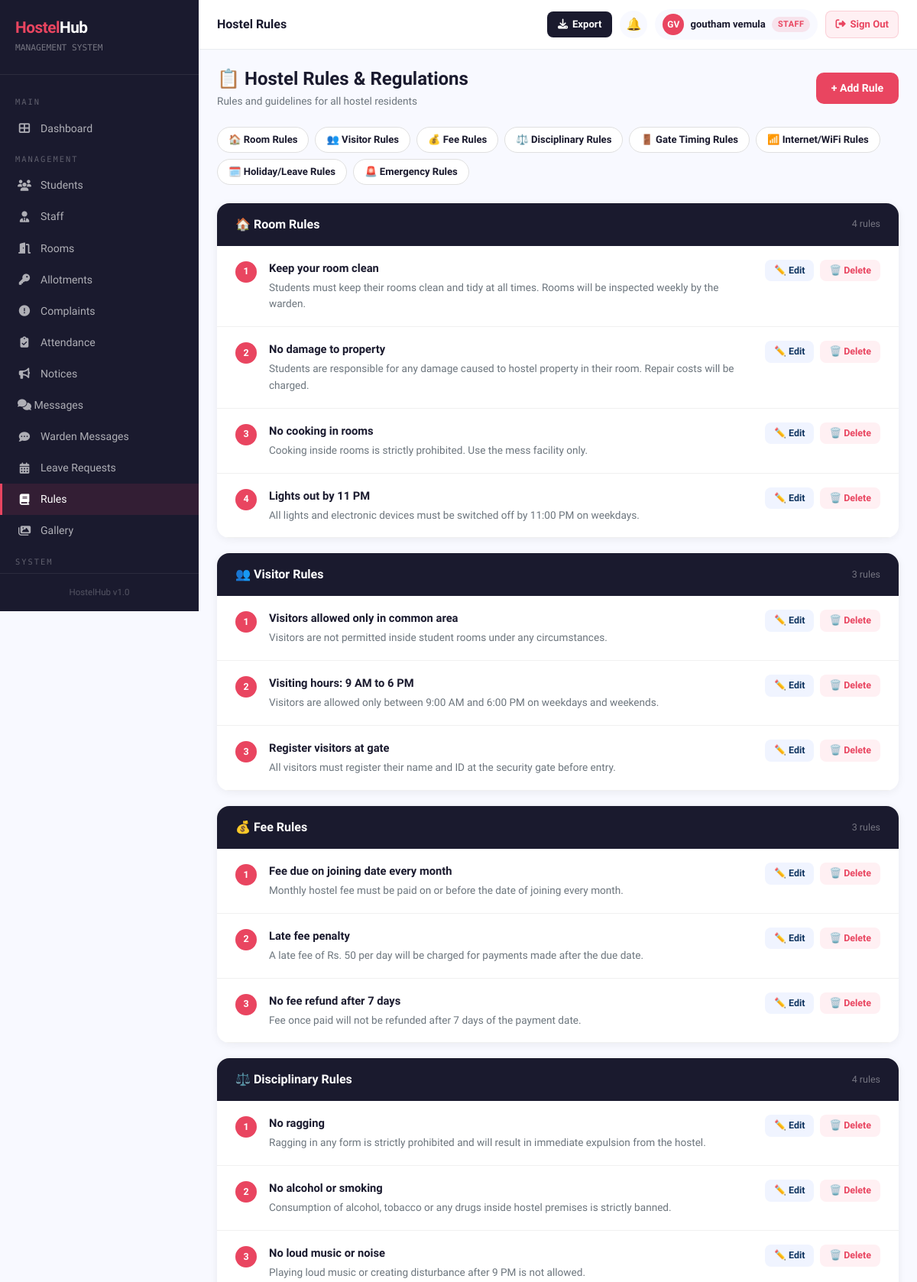
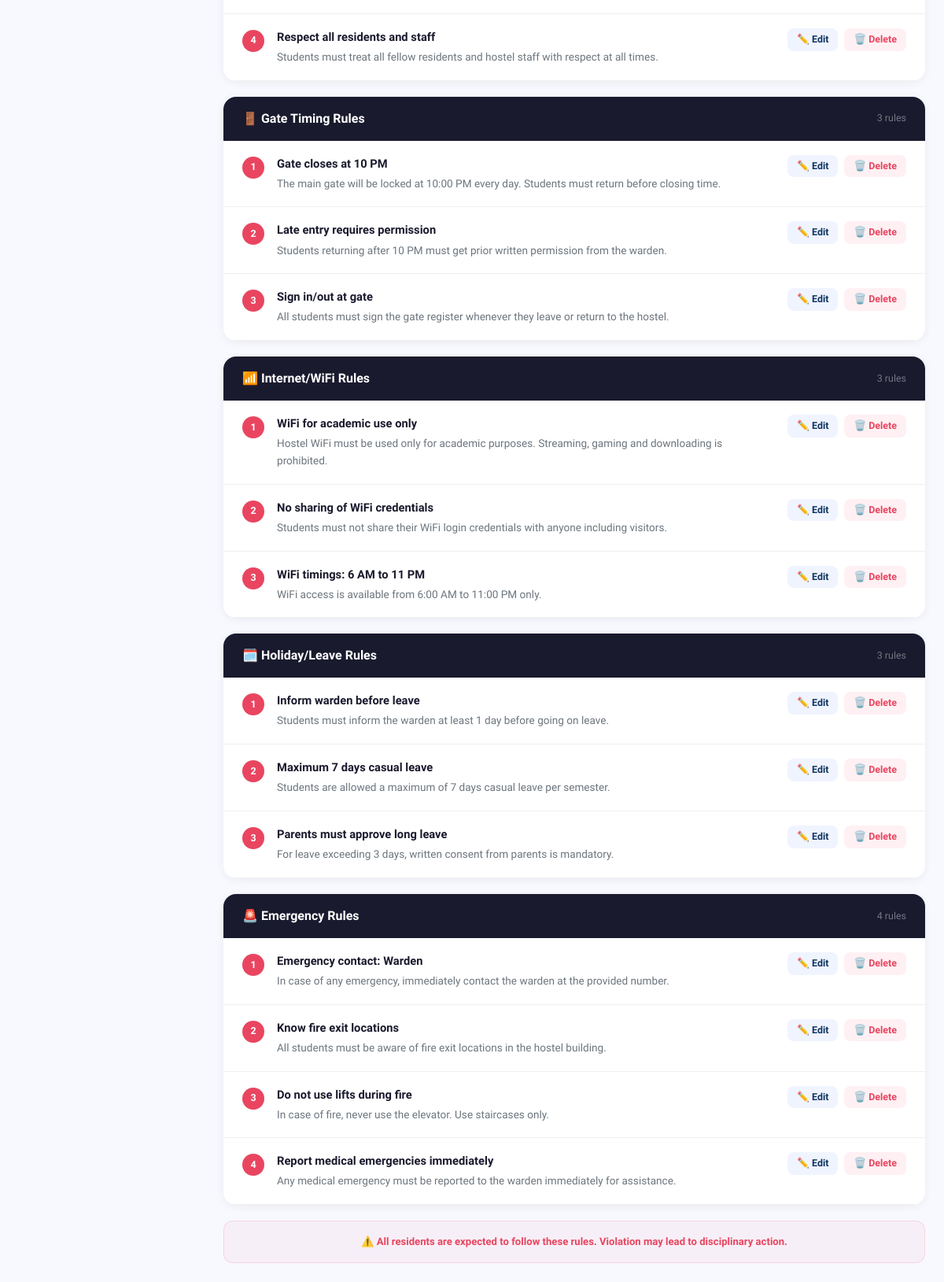
Screenshot of /rules/ (signed in) with the database file from the repository (2 pictures, top to bottom).
### hostelapp/models.py (models this page shows, shortened)
class HostelRule(models.Model):
    CATEGORY_CHOICES = [
        ('room',         'Room Rules'),
        ('visitor',      'Visitor Rules'),
        ('fee',          'Fee Rules'),
        ('disciplinary', 'Disciplinary Rules'),
        ('gate',         'Gate Timing Rules'),
        ('wifi',         'Internet/WiFi Rules'),
        ('leave',        'Holiday/Leave Rules'),
        ('emergency',    'Emergency Rules'),
    ]
    category    = models.CharField(max_length=20, choices=CATEGORY_CHOICES)
    title       = models.CharField(max_length=200)
    description = models.TextField()
    order       = models.PositiveIntegerField(default=0)
    is_active   = models.BooleanField(default=True)
    created_at  = models.DateTimeField(auto_now_add=True)
    updated_at  = models.DateTimeField(auto_now=True)
    class Meta:
        ordering = ['category', 'order', 'created_at']

### hostelapp/views.py (the view)
# urls.py: path('rules/', views.rules_list, name='rules_list'),
@login_required
def rules_list(request):
    rules = HostelRule.objects.filter(is_active=True)
    grouped = {}
    for cat, label, icon in RULE_CATEGORIES:
        cat_rules = rules.filter(category=cat)
        if cat_rules.exists() or is_admin(request.user):
            grouped[cat] = {
                'label': label,
                'icon':  icon,
                'rules': cat_rules,
            }
    return render(request, 'hostelapp/rules_list.html', {
        'grouped':    grouped,
        'is_admin':   is_admin(request.user),
        'categories': RULE_CATEGORIES,
    })

### hostelapp/context_processors.py (called while the page is built, shortened)
def unread_notices(request):
    if not request.user.is_authenticated:
        return {'unread_notice_count': 0}
    if request.user.is_staff or request.user.is_superuser:
        return {'unread_notice_count': 0}

### hostelapp/views.py (called while the page is built, shortened)
def is_admin(user):
    if user.is_superuser or user.is_staff:
        return True

### hostelapp/templates/hostelapp/rules_list.html (shortened to what this page needs)
{% extends 'hostelapp/base.html' %}
{% block page_title %}Hostel Rules
{% endblock %}
{% block content %}
<div style="display:flex;justify-content:space-between;align-items:center;margin-bottom:24px;flex-wrap:wrap;gap:12px;">
    <div>
        <h4 style="font-weight:800;color:#1a1a2e;margin:0;">📋 Hostel Rules & Regulations</h4>
        <p style="color:#6c757d;font-size:0.85rem;margin:4px 0 0;">Rules and guidelines for all hostel residents</p>
    </div>
    {% if is_admin %}
    <a href="{% url 'rule_add' %}"
       style="background:#e94560;color:#fff;padding:10px 20px;border-radius:10px;text-decoration:none;font-weight:700;font-size:0.88rem;">
        + Add Rule
    </a>
    {% endif %}
</div>
<div style="display:flex;flex-wrap:wrap;gap:8px;margin-bottom:24px;">
    {% for cat, label, icon in categories %}
    <a href="#{{ cat }}"
       style="background:#fff;border:1.5px solid #e0e0e0;border-radius:20px;padding:6px 14px;
              text-decoration:none;font-size:0.82rem;font-weight:600;color:#1a1a2e;
              transition:all 0.2s;"
       onmouseover="this.style.borderColor='#e94560';this.style.color='#e94560';"
       onmouseout="this.style.borderColor='#e0e0e0';this.style.color='#1a1a2e';">
        {{ icon }} {{ label }}
    </a>
    {% endfor %}
</div>
{% for cat, data in grouped.items %}
<div id="{{ cat }}" style="background:#fff;border-radius:16px;box-shadow:0 2px 12px rgba(0,0,0,0.06);overflow:hidden;margin-bottom:20px;">
    <div style="background:#1a1a2e;padding:16px 24px;display:flex;justify-content:space-between;align-items:center;">
        <span style="color:#fff;font-weight:700;font-size:1rem;">{{ data.icon }} {{ data.label }}</span>
        <span style="color:rgba(255,255,255,0.4);font-size:0.78rem;">{{ data.rules|length }} rule{{ data.rules|length|pluralize }}</span>
    </div>
    {% for rule in data.rules %}
    <div style="padding:18px 24px;border-bottom:1px solid #f0f0f0;display:flex;gap:16px;align-items:flex-start;">
        <div style="width:28px;height:28px;border-radius:50%;background:#e94560;color:#fff;
                    display:flex;align-items:center;justify-content:center;font-size:0.78rem;
                    font-weight:700;flex-shrink:0;margin-top:2px;">
            {{ forloop.counter }}
        </div>
        <div style="flex:1;">
            <div style="font-weight:700;color:#1a1a2e;font-size:0.92rem;margin-bottom:4px;">{{ rule.title }}</div>
            <div style="color:#6c757d;font-size:0.85rem;line-height:1.6;">{{ rule.description }}</div>
        </div>
        {% if is_admin %}
        <div style="display:flex;gap:8px;flex-shrink:0;">
            <a href="{% url 'rule_edit' rule.pk %}"
               style="background:#f0f4ff;color:#0f3460;padding:5px 12px;border-radius:8px;
                      font-size:0.78rem;font-weight:600;text-decoration:none;">✏️ Edit</a>
            <form method="post" action="{% url 'rule_delete' rule.pk %}"
                  onsubmit="return confirm('Delete this rule?')" style="display:inline;">
                <button type="submit"
                    style="background:#fff0f3;color:#e94560;border:none;padding:5px 12px;
                           border-radius:8px;font-size:0.78rem;font-weight:600;cursor:pointer;">
                    🗑️ Delete
                </button>
            </form>
        </div>
        {% endif %}
    </div>
    {% endfor %}
</div>
{% endfor %}
<div style="background:rgba(233,69,96,0.05);border:1px solid rgba(233,69,96,0.15);border-radius:12px;padding:16px 20px;text-align:center;margin-top:8px;">
    <p style="color:#e94560;font-size:0.82rem;font-weight:600;margin:0;">
        ⚠️ All residents are expected to follow these rules. Violation may lead to disciplinary action.
    </p>
</div>
{% endblock %}

### hostelapp/templates/hostelapp/base.html (shortened to what this page needs)
<!DOCTYPE html>
<html lang="en">
<head>
    <link href="https://cdn.jsdelivr.net/npm/bootstrap@5.3.0/dist/css/bootstrap.min.css" rel="stylesheet">
    <link href="https://cdnjs.cloudflare.com/ajax/libs/font-awesome/6.4.0/css/all.min.css" rel="stylesheet">
</head>
<body>
{% if user.is_authenticated %}
<div class="sidebar" id="sidebar">
    <div class="sidebar-brand">
        <h4><span>Hostel</span>Hub</h4>
        <small>MANAGEMENT SYSTEM</small>
    </div>
    <nav class="sidebar-nav">
        <div class="nav-section-label">Main</div>
        <a href="{% url 'dashboard' %}" class="{% if request.resolver_match.url_name == 'dashboard' %}active{% endif %}">
            <i class="fas fa-th-large"></i> Dashboard
        </a>
        {% if user.is_staff or user.is_superuser or perms.hostelapp.change_room or perms.hostelapp.add_roomallotment or perms.hostelapp.change_complaint or perms.hostelapp.view_studentprofile %}
        {% if user.is_superuser %}
        <div class="nav-section-label">Management</div>
        <a href="{% url 'student_list' %}" class="{% if 'student' in request.resolver_match.url_name %}active{% endif %}">
            <i class="fas fa-users"></i> Students
        </a>
        <a href="{% url 'staff_list' %}" class="{% if 'staff' in request.resolver_match.url_name %}active{% endif %}">
            <i class="fas fa-user-tie"></i> Staff
        </a>
        <a href="{% url 'room_list' %}" class="{% if 'room' in request.resolver_match.url_name %}active{% endif %}">
            <i class="fas fa-door-open"></i> Rooms
        </a>
        <a href="{% url 'allotment_list' %}" class="{% if 'allotment' in request.resolver_match.url_name %}active{% endif %}">
            <i class="fas fa-key"></i> Allotments
        </a>
        <a href="{% url 'complaint_list' %}" class="{% if 'complaint' in request.resolver_match.url_name %}active{% endif %}">
            <i class="fas fa-exclamation-circle"></i> Complaints
        </a>
        <a href="{% url 'attendance_list' %}" {% if request.resolver_match.url_name == 'attendance_list' or request.resolver_match.url_name == 'attendance_report' %}class="active"{% endif %}>
            <i class="fas fa-clipboard-check"></i> Attendance
        </a>
        <a href="{% url 'notice_list' %}" class="{% if 'notice' in request.resolver_match.url_name %}active{% endif %}">
            <i class="fas fa-bullhorn"></i> Notices
        </a>
        <a href="{% url 'inbox' %}" class="{% if request.resolver_match.url_name == 'inbox' or request.resolver_match.url_name == 'chat' %}active{% endif %}" style="justify-content:space-between;">
            <span><i class="fas fa-comments"></i> Messages</span>
        </a>
        <a href="{% url 'warden_inbox' %}" class="{% if request.resolver_match.url_name == 'warden_inbox' or request.resolver_match.url_name == 'warden_chat' %}active{% endif %}">
            <i class="fas fa-comment-dots"></i> Warden Messages
        </a>
        <a href="{% url 'leave_list' %}" class="{% if 'leave' in request.resolver_match.url_name %}active{% endif %}">
            <i class="fas fa-calendar-alt"></i> Leave Requests
        </a>
        <a href="{% url 'rules_list' %}" class="{% if 'rule' in request.resolver_match.url_name %}active{% endif %}">
            <i class="fas fa-book"></i> Rules
        </a>
        <a href="{% url 'gallery' %}" class="{% if 'gallery' in request.resolver_match.url_name %}active{% endif %}">
            <i class="fas fa-images"></i> Gallery
        </a>
        <div class="nav-section-label">System</div>
        {% endif %}
        {% endif %}
    </nav>
    <div class="sidebar-footer">
        <div style="font-size:0.72rem;color:rgba(255,255,255,0.25);text-align:center;">HostelHub v1.0</div>
    </div>
</div>
<div class="main-content">
    <div class="topbar">
        <div class="topbar-left">
            <h5>{% block page_title %}Dashboard{% endblock %}</h5>
        </div>
        <div class="topbar-right">
            {% if user.is_authenticated and user.is_staff or user.is_authenticated and user.is_superuser %}
            <button class="export-topbar-btn" onclick="document.getElementById('exportModal').style.display='flex'" title="Export Data">
                <i class="fas fa-download"></i>
                <span class="btn-label">Export</span>
            </button>
            {% endif %}
            <div style="position:relative;">
                <a href="{% url 'notifications_list' %}" class="topbar-icon-btn" title="Notifications">🔔</a>
            </div>
            {% if user.is_authenticated and not user.is_staff and not user.is_superuser %}
            <a href="{% url 'profile' %}" style="text-decoration:none;">
            {% else %}
            <a href="{% url 'admin_profile' %}" style="text-decoration:none;">
            {% endif %}
                <div class="user-badge">
                    {% if user.is_authenticated and not user.is_staff and not user.is_superuser %}
                        {% with profile=user.student_profile %}
                        {% if profile.profile_photo %}
                        <img src="{{ profile.profile_photo.url }}" style="width:28px;height:28px;border-radius:50%;object-fit:cover;border:2px solid #e94560;">
                        {% else %}
                        <div class="avatar">{{ user.first_name|first|upper }}{{ user.last_name|first|upper }}</div>
                        {% endif %}
                        {% endwith %}
                    {% else %}
                    <div class="avatar">{{ user.first_name|first|upper }}{{ user.last_name|first|upper }}</div>
                    {% endif %}
                    <span class="user-name">{{ user.get_full_name|default:user.username }}</span>
                    {% if user.is_staff or user.is_superuser %}
                    <span class="badge-admin hide-mobile">Staff</span>
                    {% endif %}
                </div>
            </a>
            <form method="post" action="{% url 'logout' %}" style="margin:0;">
                <button type="submit"
                   style="display:flex;align-items:center;gap:6px;background:#fff0f3;color:#e94560;
                          padding:7px 12px;border-radius:8px;font-size:0.82rem;cursor:pointer;
                          font-weight:700;border:1.5px solid rgba(233,69,96,0.2);transition:all 0.2s;
                          flex-shrink:0;font-family:'Sora',sans-serif;"
                   onmouseover="this.style.background='#e94560';this.style.color='#fff'"
                   onmouseout="this.style.background='#fff0f3';this.style.color='#e94560'">
                    <i class="fas fa-sign-out-alt"></i>
                    <span class="signout-text">Sign Out</span>
                </button>
            </form>
        </div>
    </div>
    <div class="content-area">
        {% block content %}{% endblock %}
    </div>
</div>
{% else %}
{% block public_content %}{% endblock %}
{% endif %}
</body>
</html>

### hostelapp/templates/hostelapp/base.html (style rules this page uses)
:root { --primary: #1a1a2e; --accent: #e94560; --accent2: #0f3460; --bg: #f8f9ff; --card-bg: #ffffff; --text: #2d2d2d; --muted: #6c757d; --success: #10b981; --warning: #f59e0b; --danger: #ef4444; --sidebar-w: 260px; }
* { box-sizing: border-box; }
body { font-family: 'Sora', sans-serif; background: var(--bg); color: var(--text); margin: 0; }
.sidebar { width: var(--sidebar-w); height: 100vh; position: fixed; top: 0; left: 0; background: var(--primary); display: flex; flex-direction: column; z-index: 1000; transition: transform 0.3s ease; }
.sidebar-brand { padding: 24px 20px; border-bottom: 1px solid rgba(255,255,255,0.08); }
.sidebar-brand h4 { color: #fff; font-weight: 700; margin: 0; font-size: 1.3rem; letter-spacing: -0.5px; }
.sidebar-brand span { color: var(--accent); }
.sidebar-brand small { color: rgba(255,255,255,0.4); font-size: 0.7rem; font-family: 'DM Mono', monospace; }
.sidebar-nav { flex: 1; padding: 16px 0; overflow-y: auto; }
.nav-section-label { color: rgba(255,255,255,0.3); font-size: 0.65rem; letter-spacing: 2px; text-transform: uppercase; padding: 12px 20px 6px; font-family: 'DM Mono', monospace; }
.sidebar-nav a { display: flex; align-items: center; gap: 12px; padding: 10px 20px; color: rgba(255,255,255,0.65); text-decoration: none; font-size: 0.88rem; transition: all 0.2s; border-left: 3px solid transparent; }
.sidebar-nav a:hover, .sidebar-nav a.active { color: #fff; background: rgba(233,69,96,0.12); border-left-color: var(--accent); }
.sidebar-nav a i { width: 18px; text-align: center; font-size: 0.9rem; }
.sidebar-footer { padding: 16px 20px; border-top: 1px solid rgba(255,255,255,0.08); }
.main-content { margin-left: var(--sidebar-w); min-height: 100vh; }
.topbar { background: #fff; padding: 12px 24px; border-bottom: 1px solid #e9ecef; display: flex; align-items: center; justify-content: space-between; position: sticky; top: 0; z-index: 100; gap: 12px; }
.topbar-left { display: flex; align-items: center; gap: 12px; min-width: 0; }
.topbar-left h5 { margin: 0; font-weight: 600; font-size: 1rem; color: var(--primary); white-space: nowrap; overflow: hidden; text-overflow: ellipsis; }
.topbar-right { display: flex; align-items: center; gap: 10px; flex-shrink: 0; }
.topbar-icon-btn { width: 36px; height: 36px; background: #f8f9ff; border-radius: 50%; display: flex; align-items: center; justify-content: center; text-decoration: none; font-size: 1rem; border: 1px solid #e9ecef; transition: all 0.2s; cursor: pointer; border: none; position: relative; flex-shrink: 0; }
.export-topbar-btn { display: flex; align-items: center; gap: 6px; background: var(--primary); color: #fff; border: none; border-radius: 8px; padding: 7px 14px; font-size: 0.82rem; font-weight: 700; cursor: pointer; font-family: 'Sora', sans-serif; transition: all 0.2s; flex-shrink: 0; }
.user-badge { display: flex; align-items: center; gap: 8px; background: var(--bg); padding: 6px 10px; border-radius: 50px; font-size: 0.82rem; font-weight: 600; color: var(--primary); }
.user-badge .avatar { width: 28px; height: 28px; background: var(--accent); border-radius: 50%; display: flex; align-items: center; justify-content: center; color: #fff; font-size: 0.75rem; font-weight: 700; flex-shrink: 0; }
.badge-admin { background: rgba(233,69,96,0.12); color: var(--accent); padding: 2px 8px; border-radius: 20px; font-size: 0.68rem; font-weight: 700; letter-spacing: 0.5px; text-transform: uppercase; }
.content-area { padding: 24px; }

### rows the page displays
HostelRule: title "Keep your room clean", description "Students must keep their rooms clean and tidy at all times. Rooms will be inspected weekly by the warden."
HostelRule: title "No damage to property", description "Students are responsible for any damage caused to hostel property in their room. Repair costs will be charged."
HostelRule: title "No cooking in rooms", description "Cooking inside rooms is strictly prohibited. Use the mess facility only."
HostelRule: title "Lights out by 11 PM", description "All lights and electronic devices must be switched off by 11:00 PM on weekdays."
HostelRule: title "Visitors allowed only in common area", description "Visitors are not permitted inside student rooms under any circumstances."
HostelRule: title "Visiting hours: 9 AM to 6 PM", description "Visitors are allowed only between 9:00 AM and 6:00 PM on weekdays and weekends."
HostelRule: title "Register visitors at gate", description "All visitors must register their name and ID at the security gate before entry."
HostelRule: title "Fee due on joining date every month", description "Monthly hostel fee must be paid on or before the date of joining every month."
HostelRule: title "Late fee penalty", description "A late fee of Rs. 50 per day will be charged for payments made after the due date."
HostelRule: title "No fee refund after 7 days", description "Fee once paid will not be refunded after 7 days of the payment date."
HostelRule: title "No ragging", description "Ragging in any form is strictly prohibited and will result in immediate expulsion from the hostel."
HostelRule: title "No alcohol or smoking", description "Consumption of alcohol, tobacco or any drugs inside hostel premises is strictly banned."
HostelRule: title "No loud music or noise", description "Playing loud music or creating disturbance after 9 PM is not allowed."
HostelRule: title "Respect all residents and staff", description "Students must treat all fellow residents and hostel staff with respect at all times."
HostelRule: title "Gate closes at 10 PM", description "The main gate will be locked at 10:00 PM every day. Students must return before closing time."
HostelRule: title "Late entry requires permission", description "Students returning after 10 PM must get prior written permission from the warden."
HostelRule: title "Sign in/out at gate", description "All students must sign the gate register whenever they leave or return to the hostel."
HostelRule: title "WiFi for academic use only", description "Hostel WiFi must be used only for academic purposes. Streaming, gaming and downloading is prohibited."
HostelRule: title "No sharing of WiFi credentials", description "Students must not share their WiFi login credentials with anyone including visitors."
HostelRule: title "WiFi timings: 6 AM to 11 PM", description "WiFi access is available from 6:00 AM to 11:00 PM only."
HostelRule: title "Inform warden before leave", description "Students must inform the warden at least 1 day before going on leave."
HostelRule: title "Maximum 7 days casual leave", description "Students are allowed a maximum of 7 days casual leave per semester."
HostelRule: title "Parents must approve long leave", description "For leave exceeding 3 days, written consent from parents is mandatory."
HostelRule: title "Emergency contact: Warden", description "In case of any emergency, immediately contact the warden at the provided number."
HostelRule: title "Know fire exit locations", description "All students must be aware of fire exit locations in the hostel building."
HostelRule: title "Do not use lifts during fire", description "In case of fire, never use the elevator. Use staircases only."
HostelRule: title "Report medical emergencies immediately", description "Any medical emergency must be reported to the warden immediately for assistance."

### other values shown
{{ user.first_name|first|upper }} "G"
{{ user.last_name|first|upper }} "V"
{{ user.get_full_name|default:user.username }} "goutham vemula"
{{ icon }} "🏠" "👥" "💰" "⚖️" "🚪" "📶" "🗓️" "🚨"
{{ label }} "Room Rules" "Visitor Rules" "Fee Rules" "Disciplinary Rules" "Gate Timing Rules" "Internet/WiFi Rules" "Holiday/Leave Rules" "Emergency Rules"
{{ data.icon }} "🏠" "👥" "💰" "⚖️" "🚪" "📶" "🗓️" "🚨"
{{ data.label }} "Room Rules" "Visitor Rules" "Fee Rules" "Disciplinary Rules" "Gate Timing Rules" "Internet/WiFi Rules" "Holiday/Leave Rules" "Emergency Rules"
{{ data.rules|length }} "4" "3" "3" "4" "3" "3" "3" "4"
